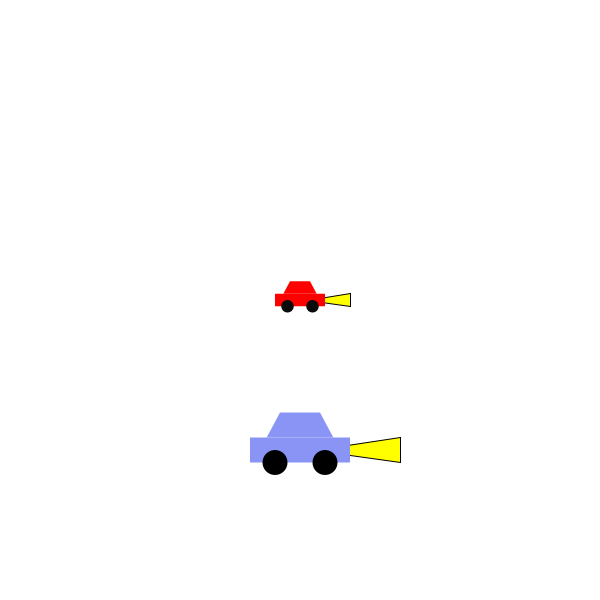
Frame 1 (no input)
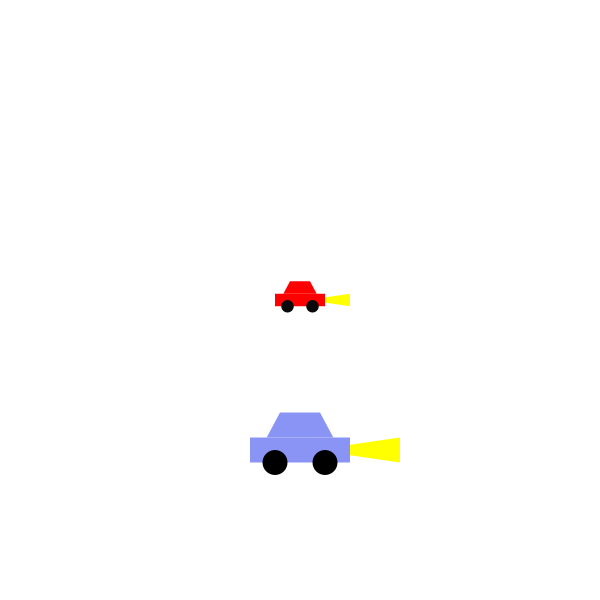
Frame 60 (the mouse pressed at the canvas centre just before this capture)
Frame 120 (the mouse held since frame 60 and released just before this capture): identical to frame 60, image omitted

The Processing sketch that drew these frames (run headless with seeded random() and noise(); from frame 60 on, the mouse is pressed at the canvas centre):

// Processing sketch: Comp_Sci_Car06
// ── Comp_Sci_Car06.pde
Truck littleCar;
Truck BIGCAR;
boolean drive;
boolean drive2;
boolean right;
boolean left;
boolean right2;
boolean left2;

void setup() {
  size(600, 600);
  frameRate(180);
  littleCar = new Truck(color(255, 0, 0), color(10), width/2, height/2, 1, 0, 50);
  BIGCAR = new Truck(color(138, 148, 245), color(0), width/2, height/4, 2, 0, 100);
  drive = false;
}

void draw() {
  translate(0, height);
  scale(1, -1);
  background(255);
  littleCar.headlights();
  BIGCAR.headlights();
  littleCar.display();
  BIGCAR.display();
  if (drive) {
    littleCar.drive();
  }
  if (drive2) {
    BIGCAR.drive();
  }
  if (right) {
    littleCar.turnRight();
  }
  if (left) {
    littleCar.turnLeft();
  }
  if (right2) {
    BIGCAR.turnRight();
  }
  if (left2) {
    BIGCAR.turnLeft();
  }
}

void keyPressed() {
  if (key == CODED) {
    if (keyCode == RIGHT) {
      right = true;
    }
    if (keyCode == LEFT) {
      left = true;
    }
    if (keyCode == UP) {
      drive = true;
    }
  }
  if (key== 'a') {
    left2 = true;
  }
  if (key=='d') {
    right2 = true;
  }
  if(key == 'w'){
    drive2 = true;
  }
  if (key=='z') {
    littleCar.resetDirection();
    BIGCAR.resetDirection();
  }
}

void keyReleased() {
  if (key == CODED) {
    if (keyCode == RIGHT) {
      right = false;
    }
    if (keyCode == LEFT) {
      left = false;
    }
    if (keyCode == UP) {
      drive = false;
    }
  }
  if (key == 'a') {
    left2 = false;
  }
  if (key == 'd') {
    right2 = false;
  }
  if(key == 'w'){
    drive2 = false;
  }
}

// ── truck.pde
class Truck {
  color c;
  color wheelColor;
  float x;
  float y;
  float carLength;
  float carHeight;
  float speedX;
  float direction;

  Truck(color tempc, color wheeltemp, float xpos, float ypos, float speedTemp, float directionTemp, float lengthTemp) {
    c = tempc;
    wheelColor = wheeltemp;
    x = xpos;
    y = ypos;
    carLength = lengthTemp;
    carHeight = carLength/4;
    speedX = speedTemp;
    direction = directionTemp;
  }

  void display() {
    noStroke();
    fill(c);
    pushMatrix();
    translate(x, y);
    rotate(direction);
    rectMode(CENTER);
    rect(0, 0, carLength, carHeight);
    quad(0-carLength/3, 0+carHeight/2, 0+carLength/3, 0+carHeight/2, 0+carLength/5, 0+carHeight*1.5, 0-carLength/5, 0+carHeight*1.5);

    //WHEELS
    popMatrix();
    pushMatrix();
    translate(x, y);
    rotate(direction);
    translate(-carLength/4, -carHeight/2);
    fill(wheelColor);
    ellipse(0, 0, carHeight, carHeight);
    popMatrix();
    pushMatrix();
    translate(x, y);
    rotate(direction);
    translate(+carLength/4, -carHeight/2);
    fill(wheelColor);
    ellipse(0, 0, carHeight, carHeight);
    popMatrix();
  }

  void drive() {
    if (x<width && y<height && x> 0 && y > 0) {
      pushMatrix();
      translate(x, y);
      rotate(direction);
      x += speedX*cos(direction);
      y += speedX*sin(direction);
      popMatrix();
    }
    if (x>width) {
      x = 1;
    }
    if (x<0) {
      x = width-1;
    }
    if (y>height) {
      y = 1;
    }
    if (y<0) {
      y = height-1;
    }
  }
  void turnRight() {
    direction -= PI/160;
  }
  void turnLeft() {
    direction += PI/160;
  }

  void resetDirection() {
    direction=0;
  }

  void headlights() {
    pushMatrix();
    translate(x, y);
    rotate(direction);
    fill(255, 255, 0);
    triangle(carLength/7, 0, carLength, carHeight/2, carLength, -carHeight/2);
    popMatrix();
  }
}
